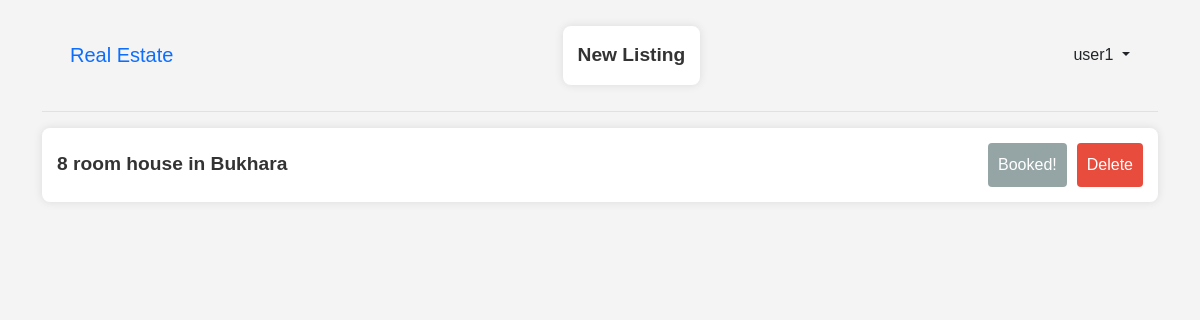
/my_listings/ (signed in), run on an earlier commit of the app's database.
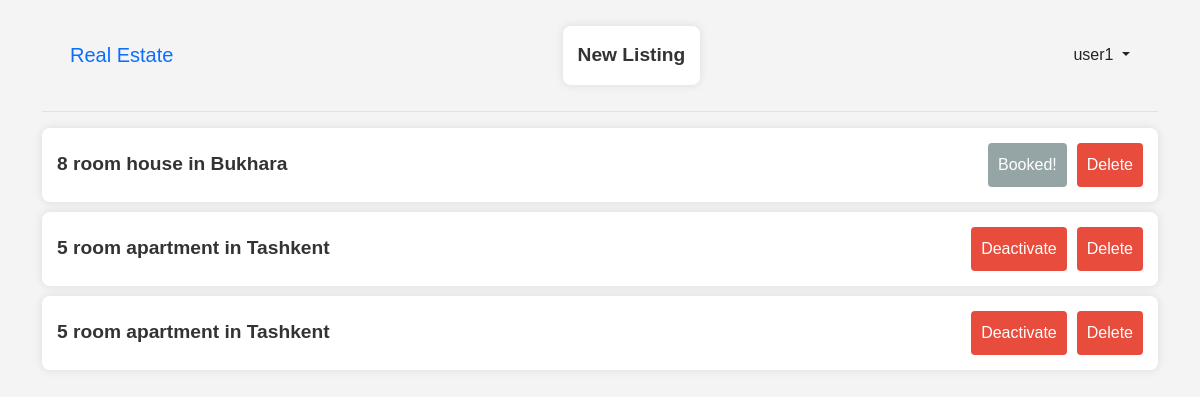
And on a later commit of the database.
### real_estate/models.py (models this page shows)
class Listing(models.Model):
    owner = models.ForeignKey(CustomUser, on_delete=models.CASCADE)
    num_rooms = models.IntegerField()
    num_bedroom = models.IntegerField()
    num_bathrooms = models.IntegerField()
    size = models.DecimalField(max_digits=10, decimal_places=2)
    address = models.CharField(max_length=150)
    city = models.CharField(max_length=70)
    region = models.CharField(max_length=70)
    cost = models.IntegerField()
    property_type = models.ForeignKey('PropertyType', on_delete=models.SET_DEFAULT, default=None)
    listing_type = models.ForeignKey('ListingType', on_delete=models.SET_DEFAULT, default=None)
    is_active = models.BooleanField(default=True)
    booked = models.BooleanField(default=False)
    created_at = models.DateTimeField(auto_now_add=True)
    booking_cost = models.IntegerField()
    def __str__(self) -> str:
        return f"{self.num_rooms} room {self.property_type} in {self.city}"

class PropertyType(models.Model):
    property_type = models.CharField(max_length=50)
    def __str__(self) -> str:
        return self.property_type

### real_estate/views.py (the view)
# urls.py: path("my_listings/", my_listings, name="my_listings"),
@login_required(login_url='login')
def my_listings(request):
    current_user = request.user
    listings = Listing.objects.filter(owner = current_user)
    context = {
        "listings": listings
    }
    return render(request, 'my_listings.html', context)

### templates/my_listings.html (shortened to what this page needs)
{% extends 'base.html' %}
{% block content %}
<ul>
    {% for listing in listings %}
        <li>
            <a href="{% url 'listing' id=listing.id %}">
                {{ listing }}
            </a>
            <div class="button-container">
                {% if listing.is_active %}
                    <form method="post" action="{% url 'toggle_listing' id=listing.id %}" style="display:inline;">
                        <button type="submit" name="action" value="deactivate" class="deactivate">Deactivate</button>
                    </form>
                {% elif not listing.is_active %}
                    {% if not listing.booked %}
                        <form method="post" action="{% url 'toggle_listing' id=listing.id %}" style="display:inline;">
                            {% csrf_token %}
                            <button type="submit" name="action" value="activate" class="activate">Activate</button>
                        </form>
                    {% else %}
                        <form method="post" action="{% url 'toggle_listing' id=listing.id %}" style="display:inline;">
                            <button type="submit" disabled name="action" value="activate" class="booked">Booked!</button>
                        </form>
                    {% endif %}
                {% endif %}
                <form method="post" action="{% url 'delete_listing' id=listing.id %}" style="display:inline;">
                    <button type="submit" name="action" value="delete" class="delete">Delete</button>
                </form>
            </div>
        </li>
    {% empty %}
        <p class="empty-message">You have not posted any listings yet...</p>
    {% endfor %}
</ul>
{% endblock content %}

What changed in the data, as far as the page shows it:
added Listing: num_rooms+property_type+city "5 room apartment in Tashkent", is_active "Deactivate"
added Listing: num_rooms+property_type+city "5 room apartment in Tashkent", is_active "Deactivate"
